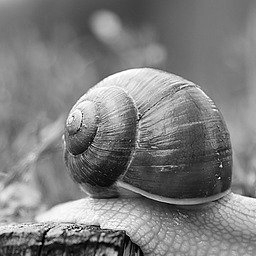
#> input picture path/image.png, 256 x 256 px
$ python comp10.py
#> lines starting #> are read from the running program, lines starting #| are printed output that depends on the picture
import numpy as np
from PIL import Image
import gzip
import io

def compress_image(image_path):
#> called with image_path = 'path/image.png'
    image = Image.open(image_path).convert("L")
    img_array = np.array(image).flatten()

    sorted_indices = np.argsort(img_array)
    sorted_array = img_array[sorted_indices]

    return sorted_array, sorted_indices

def decompress_image(sorted_array, sorted_indices, original_shape):
    img_array = np.zeros_like(sorted_array)
    img_array[sorted_indices] = sorted_array

    img_array = img_array.reshape(original_shape)
    decompressed_image = Image.fromarray(img_array, mode="L")
    return decompressed_image

def lehmer_code_to_permutation(lehmer_code):
    lehmer_code = lehmer_code.copy()
    n = len(lehmer_code)
    remaining_elements = list(range(n))
    permutation = []

    for code in lehmer_code:
        permutation.append(remaining_elements.pop(code))

    return permutation

def permutation_to_lehmer_code(permutation):
    n = len(permutation)
    remaining_elements = list(range(n))
    lehmer_code = []

    for value in permutation:
        index = remaining_elements.index(value)
        lehmer_code.append(index)
        remaining_elements.pop(index)

    return lehmer_code

def encode_sort_indices(sort_indices):
    lehmer_code = permutation_to_lehmer_code(sort_indices)
    rank = sum(code * math.factorial(i) for i, code in enumerate(lehmer_code))
    return rank

def decode_sort_indices(rank, size):
    lehmer_code = []
    for i in range(size - 1, -1, -1):
        factorial = math.factorial(i)
        code = rank // factorial
        rank %= factorial
        lehmer_code.append(code)

    sort_indices = lehmer_code_to_permutation(list(reversed(lehmer_code)))
    return sort_indices


# Example usage
image_path = "path/image.png"
compressed_data = compress_image(image_path)
original_shape = Image.open(image_path).convert("L").size[::-1]  # height, width
#> original_shape = (256, 256)

# Save compressed image and encoded sort indices
compressed_image = Image.fromarray(compressed_data[0].reshape(original_shape).astype(np.uint8), mode="L")
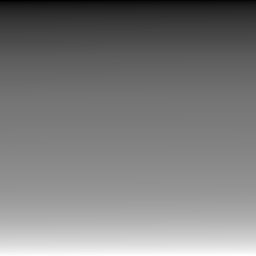
#> compressed_image: PIL image 256x256 L; min 0, max 255, mean 125
compressed_image.save("path/compressed_image.png")

with gzip.open("path/sorted_indices.gz", "wb") as f:
    np.save(f, compressed_data[1])

# Load compressed image and encoded sort indices
loaded_compressed_image = np.array(Image.open("path/compressed_image.png")).flatten()

with gzip.open("path/sorted_indices.gz", "rb") as f:
    loaded_sorted_indices = np.load(f)

# Decompress image
decompressed_img = decompress_image(loaded_compressed_image, loaded_sorted_indices, original_shape)
decompressed_img.save("path/decompressed_image.png")
